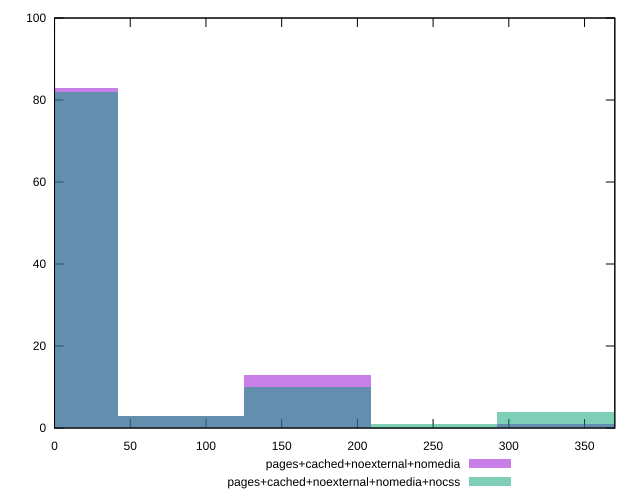

The gnuplot source for this figure:
reset

$pagesCachedNoexternalNomedia <<EOF
0 83
167.11615273123041 13
334.23230546246083 1
83.55807636561521 3
EOF

$pagesCachedNoexternalNomediaNocss <<EOF
0 82
167.11615273123041 10
83.55807636561521 3
250.67422909684564 1
334.23230546246083 4
EOF

set key outside below
set boxwidth 83.55807636561521
set xrange [0:370]
set yrange [0:100]
set trange [0:100]
set style fill transparent solid 0.5 noborder
set terminal svg size 640, 500 enhanced background rgb 'white'
set output "reprap/unminified-javascript/comparison/histogram/3_vs_4.svg"

plot $pagesCachedNoexternalNomedia title "pages+cached+noexternal+nomedia" with boxes, \
     $pagesCachedNoexternalNomediaNocss title "pages+cached+noexternal+nomedia+nocss" with boxes

reset
